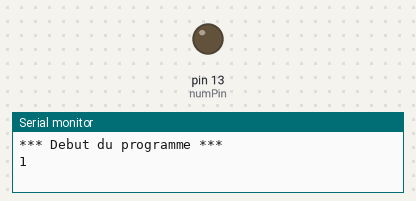
This sketch was run on a simulated Arduino Uno, built with avr-gcc and run on an emulated ATmega328P. On the bench: output pins drawn as LEDs (lit = HIGH), the last lines printed to the serial monitor.

Above: at 0.3 s.
At 39.62 s:
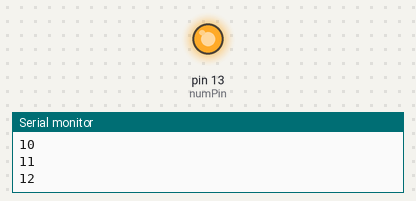
Timing chart, 0 to 40.0 s (numbered marks = the images above):
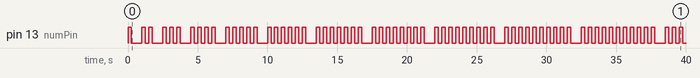

The sketch:

compteur_20_puis_stop.ino
```cpp
boolean affichage; //variable pour stopper l'affichage
int numPin;

void setup()
{
    numPin=13;
    pinMode(numPin,OUTPUT);
    Serial.begin(9600);
    affichage=true; //initialisation de la variable à true
    Serial.println("*** Debut du programme ***");
}

void loop()
{
    if (affichage)
    {
        for (int compteur=1;compteur<=20;compteur ++)
        {
            Serial.println(compteur);
            for (int nbClignote=0;nbClignote<compteur;nbClignote ++)
            {
                digitalWrite(numPin,HIGH);
                delay(250);
                digitalWrite(numPin,LOW);
                delay(250);
            }
            delay(500);
        }
        affichage=false;
        Serial.println("*** Ayé ! ***");
    }
}
```

Measured:
- by itself, pin 13 (numPin): LOW → HIGH at 0.00 s, → LOW 0.25 s later, → HIGH 0.75 s later, → LOW 0.25 s later, … (138 changes in this stretch)
